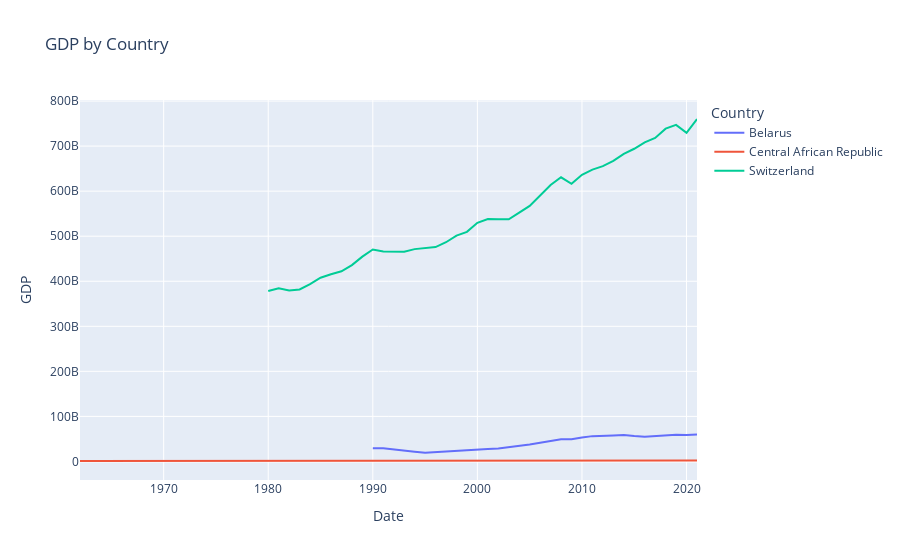

The cell this chart's notebook holds for it:
### Code cell
df_melted = selected_df.melt(id_vars=['Date'], var_name='Country', value_name='GDP')

# Создание интерактивного графика с помощью Plotly Express
fig = px.line(df_melted, x='Date', y='GDP', color='Country', title='GDP by Country')

# Отображение графика
fig.show()
